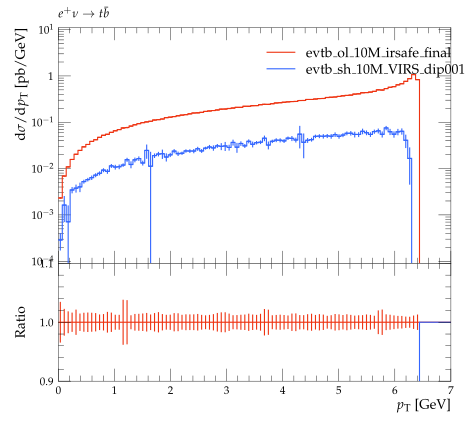

Python code for this plot:
#! /usr/bin/env python

# This Python script was auto-generated using YODA v2.0.0.
# Analysis object: /evtb/inc_t_pt
# Timestamp: 16-04-2024 (13:54:45)

import matplotlib as mpl
import matplotlib.pyplot as plt
mpl.use('Agg') # comment out for interactive use
import os
import numpy as np

plotDir = os.path.split(os.path.realpath(__file__))[0]
if 'YODA_USER_PLOT_PATH' in globals():
    plot_outdir = globals()['YODA_USER_PLOT_PATH']
else:
    plot_outdir = plotDir

#plot style
plt.style.use(os.path.join(plotDir, '../default.mplstyle'))
# plot metadata
figW, figH = plt.rcParams['figure.figsize']
ax_xLabel = r'$p_{{\rm T}}$ [GeV]'
ax_yLabel = r'$\mathrm{d}\sigma / \mathrm{d} p_{{\rm T}}$ [pb/GeV]'
ax_title  = r'$e^+ \nu \to t \bar b$'
ax_xScale = 'linear'
ax_yScale = 'log'
xLims = (0.0, 7.0)
yLims = (0.0009000000000000001, 11.0)

# TeX-friendly labels for the legend
labels = [ r"evtb\_ol\_10M\_irsafe\_final", r"evtb\_sh\_10M\_dip001\_irsafe\_final" ]

# Create figure and axis objects
fig, (ax, ratio0_ax) = plt.subplots(2, 1, sharex=True,
                  figsize=(figW,figH), gridspec_kw={'height_ratios': (2, 1)})
ratio0_ax.yaxis.set_major_locator(mpl.ticker.MultipleLocator(0.1))
ratio0_ax.set_ylim(0.9, 1.1)
ratio0_ax.set_ylabel('Ratio')

# LineColor map: curve index -> color
linecolors = {0: '#EE3311', 1: '#3366FF'}
# the numerical data is stored in a separate file
dataf = dict()
prefix = os.path.split(__file__)[0]
if prefix:    prefix = prefix + '/'
exec(open(prefix+'inc_t_pt__data.py').read(), dataf)


legend_handles = [] # keep track of handles for the legend

# style options for curves
# starts at zorder>=5 to draw curve on top of legend
styles = {
  'curve0': {
    'color' : linecolors[0],
    'linestyle' : '-',
    'marker' : 'o',
    'zorder' : 5,
    'histstyle' : True,
  },
  'curve1': {
    'color' : linecolors[1],
    'linestyle' : '-',
    'marker' : 'o',
    'zorder' : 6,
    'histstyle' : True,
  },
}
# curve from input yoda files in main panel
for label in dataf['yvals'].keys():
    if all(np.isnan(v) for v in dataf['yvals'][label]):
        continue
    tmp = None
    if styles[label]['histstyle']: # draw as histogram
        tmp, = ax.plot(dataf['xedges'], dataf['yedges'][label],
                       color=styles[label]['color'],
                       linestyle=styles[label]['linestyle'],
                       drawstyle='steps-pre', solid_joinstyle='miter',
                       zorder=styles[label]['zorder'], label=label)
        ax.errorbar(dataf['xpoints'], dataf['yvals'][label], color=styles[label]['color'],
                    xerr=dataf['xerrs'], yerr=[dataf['ydowns'][label], dataf['yups'][label]],
                    linestyle='none', zorder=styles[label]['zorder'])
    else: # draw as scatter
        tmp = ax.errorbar(dataf['xpoints'], dataf['yvals'][label],
                          xerr=dataf['xerrs'],
                          yerr=[ dataf['ydowns'][label],
                          dataf['yups'][label] ],
                          fmt=styles[label]['marker'],
                          ecolor=styles[label]['color'],
                          color=styles[label]['color'], zorder=2)
        tmp[-1][0].set_linestyle(styles[label]['linestyle'])
    legend_handles += [tmp]
    for varLabel in dataf['variation_yvals'].keys():
        if varLabel.startswith(label):
            tmp, = ax.plot(dataf['xedges'], dataf['variation_yvals'][varLabel],
                           color=styles[label]['color'],
                           linestyle=styles[label]['linestyle'],
                           drawstyle='steps-pre', solid_joinstyle='miter',
                           zorder=styles[label]['zorder'], alpha=0.5)


# plots on ratio panel
# curve from input yoda files in ratio panel
for label, yvals in dataf['ratio0_yvals'].items():
    if all(np.isnan(v) for v in yvals):
        continue
    if styles[label]['histstyle']: # plot as histogram
        ratio0_ax.plot(dataf['xedges'], yvals,
                       color=styles[label]['color'],
                       linestyle=styles[label]['linestyle'],
                       drawstyle='steps-pre', zorder=1,
                       solid_joinstyle='miter')
        ratio0_ax.vlines(dataf['xpoints'],
                         dataf['ratio0_ymin'][label],
                         dataf['ratio0_ymax'][label],
                         color=styles[label]['color'], zorder=1)
    else: # plot as scatter
        tmp = ratio0_ax.errorbar(dataf['xpoints'],
                                 yvals, xerr=dataf['xerrs'],
                                 yerr=dataf['ratio0_yerrs'][label],
                                 fmt=styles[label]['marker'],
                                 ecolor=styles[label]['color'],
                                 color=styles[label]['color'])
        tmp[-1][0].set_linestyle(styles[label]['linestyle'])

    for varlabel in dataf['ratio0_variation_vals'].keys():
        if varlabel.startswith(label):
            ratio0_ax.plot(dataf['xedges'],
                            dataf['ratio0_variation_vals'][varlabel],
                            color=styles[label]['color'],
                            linestyle=styles[label]['linestyle'],
                            drawstyle='steps-pre', solid_joinstyle='miter',
                            zorder=1, alpha=0.5)

legend_pos = (0.5, 0.97)
ax.legend(legend_handles, labels, loc='upper left', bbox_to_anchor=legend_pos)

# set plot metadata as defined above
ratio0_ax.set_xlabel(ax_xLabel)
ratio0_ax.xaxis.set_label_coords(1., -.15)
ax.set_ylabel(ax_yLabel, loc='top')
ax.set_title(ax_title, loc='left')
ax.set_xscale(ax_xScale)
ax.set_yscale(ax_yScale)
ax.set_xlim(xLims)
ax.set_ylim(yLims)

# tick formatting
plt.rcParams['xtick.top'] = True
plt.rcParams['ytick.right'] = True
ax.yaxis.set_major_locator(mpl.ticker.LogLocator(base=10.0, numticks=np.inf))
ax.yaxis.set_minor_locator(mpl.ticker.LogLocator(
                           base=10.0, subs=np.arange(0.1, 1, 0.1), numticks=np.inf))
fig.align_ylabels((ax, ratio0_ax))
plt.savefig(os.path.join(plot_outdir, 'inc_t_pt.pdf'), format='PDF')
plt.savefig(os.path.join(plot_outdir, 'inc_t_pt.png'), format='PNG')

plt.close(fig)
